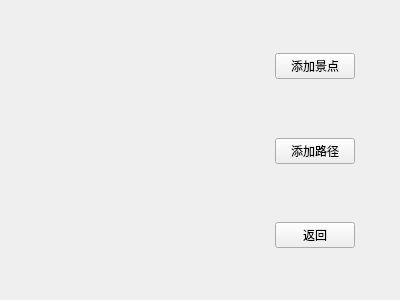
<?xml version="1.0" encoding="UTF-8"?>
<ui version="4.0">
 <class>ManagePage</class>
 <widget class="QWidget" name="ManagePage">
  <property name="geometry">
   <rect>
    <x>0</x>
    <y>0</y>
    <width>400</width>
    <height>300</height>
   </rect>
  </property>
  <property name="windowTitle">
   <string>Form</string>
  </property>
  <widget class="QWidget" name="layoutWidget">
   <property name="geometry">
    <rect>
     <x>0</x>
     <y>0</y>
     <width>401</width>
     <height>301</height>
    </rect>
   </property>
   <layout class="QHBoxLayout" name="horizontalLayout">
    <item>
     <spacer name="horizontalSpacer">
      <property name="orientation">
       <enum>Qt::Horizontal</enum>
      </property>
      <property name="sizeHint" stdset="0">
       <size>
        <width>40</width>
        <height>20</height>
       </size>
      </property>
     </spacer>
    </item>
    <item>
     <spacer name="horizontalSpacer_2">
      <property name="orientation">
       <enum>Qt::Horizontal</enum>
      </property>
      <property name="sizeHint" stdset="0">
       <size>
        <width>40</width>
        <height>20</height>
       </size>
      </property>
     </spacer>
    </item>
    <item>
     <spacer name="horizontalSpacer_3">
      <property name="orientation">
       <enum>Qt::Horizontal</enum>
      </property>
      <property name="sizeHint" stdset="0">
       <size>
        <width>40</width>
        <height>20</height>
       </size>
      </property>
     </spacer>
    </item>
    <item>
     <spacer name="horizontalSpacer_4">
      <property name="orientation">
       <enum>Qt::Horizontal</enum>
      </property>
      <property name="sizeHint" stdset="0">
       <size>
        <width>40</width>
        <height>20</height>
       </size>
      </property>
     </spacer>
    </item>
    <item>
     <spacer name="horizontalSpacer_5">
      <property name="orientation">
       <enum>Qt::Horizontal</enum>
      </property>
      <property name="sizeHint" stdset="0">
       <size>
        <width>40</width>
        <height>20</height>
       </size>
      </property>
     </spacer>
    </item>
    <item>
     <spacer name="horizontalSpacer_7">
      <property name="orientation">
       <enum>Qt::Horizontal</enum>
      </property>
      <property name="sizeHint" stdset="0">
       <size>
        <width>40</width>
        <height>20</height>
       </size>
      </property>
     </spacer>
    </item>
    <item>
     <layout class="QVBoxLayout" name="verticalLayout">
      <item>
       <spacer name="verticalSpacer_2">
        <property name="orientation">
         <enum>Qt::Vertical</enum>
        </property>
        <property name="sizeHint" stdset="0">
         <size>
          <width>20</width>
          <height>40</height>
         </size>
        </property>
       </spacer>
      </item>
      <item>
       <widget class="QPushButton" name="add_site_button">
        <property name="text">
         <string>添加景点</string>
        </property>
       </widget>
      </item>
      <item>
       <spacer name="verticalSpacer">
        <property name="orientation">
         <enum>Qt::Vertical</enum>
        </property>
        <property name="sizeHint" stdset="0">
         <size>
          <width>20</width>
          <height>40</height>
         </size>
        </property>
       </spacer>
      </item>
      <item>
       <widget class="QPushButton" name="add_edge_button">
        <property name="text">
         <string>添加路径</string>
        </property>
       </widget>
      </item>
      <item>
       <spacer name="verticalSpacer_3">
        <property name="orientation">
         <enum>Qt::Vertical</enum>
        </property>
        <property name="sizeHint" stdset="0">
         <size>
          <width>20</width>
          <height>40</height>
         </size>
        </property>
       </spacer>
      </item>
      <item>
       <widget class="QPushButton" name="return_button">
        <property name="text">
         <string>返回</string>
        </property>
       </widget>
      </item>
      <item>
       <spacer name="verticalSpacer_4">
        <property name="orientation">
         <enum>Qt::Vertical</enum>
        </property>
        <property name="sizeHint" stdset="0">
         <size>
          <width>20</width>
          <height>40</height>
         </size>
        </property>
       </spacer>
      </item>
     </layout>
    </item>
    <item>
     <spacer name="horizontalSpacer_6">
      <property name="orientation">
       <enum>Qt::Horizontal</enum>
      </property>
      <property name="sizeHint" stdset="0">
       <size>
        <width>40</width>
        <height>20</height>
       </size>
      </property>
     </spacer>
    </item>
   </layout>
  </widget>
 </widget>
 <resources/>
 <connections/>
</ui>
